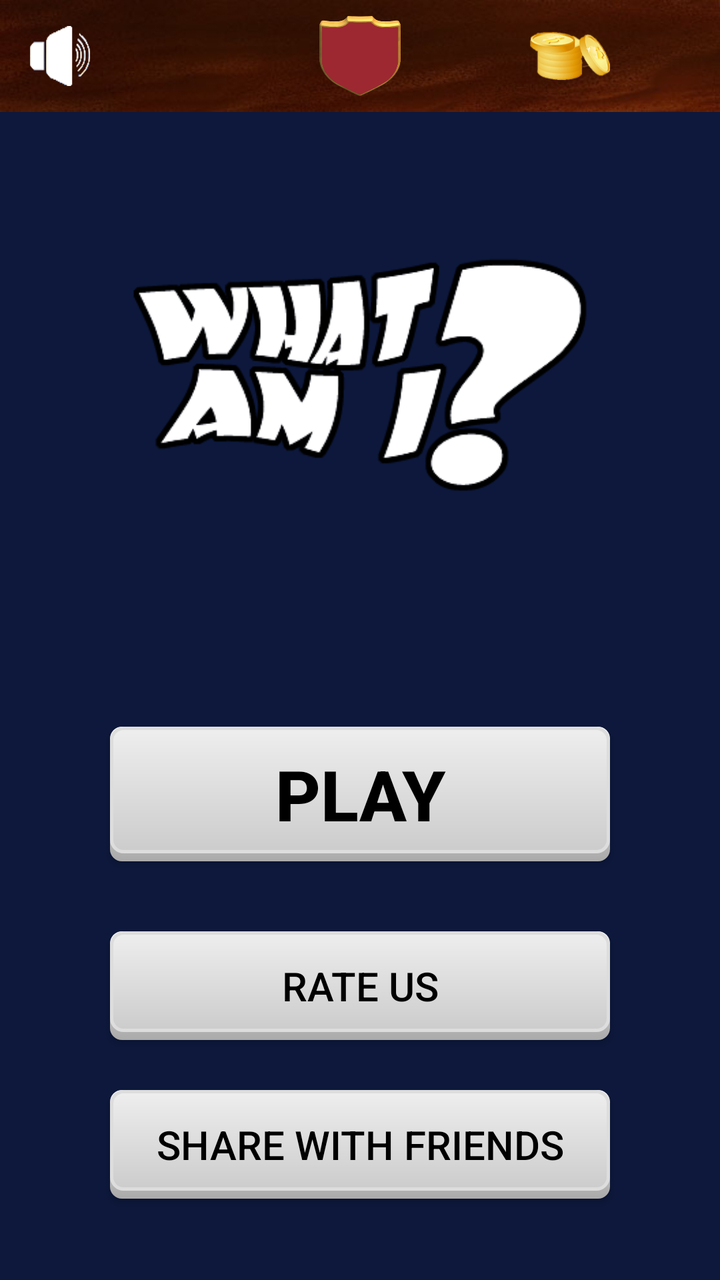
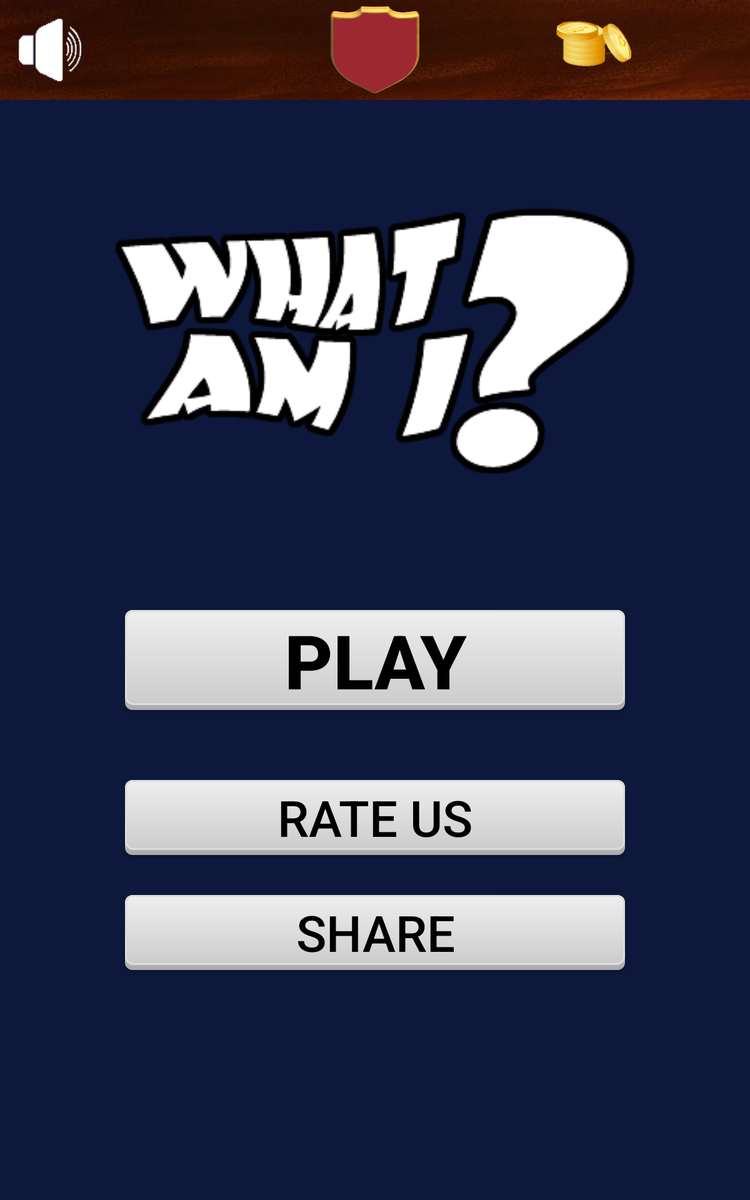

First picture: res/layout/ on a phone held upright. Second picture: the repository's own variant of that layout, on a device whose configuration matches the variant's folder. Source for both follows.
<!-- AndroidManifest.xml: application theme AppTheme -->
<!-- res/layout/activity_main2.xml -->
<?xml version="1.0" encoding="utf-8"?>
<RelativeLayout xmlns:android="http://schemas.android.com/apk/res/android"
    xmlns:app="http://schemas.android.com/apk/res-auto"
    xmlns:tools="http://schemas.android.com/tools"
    android:layout_width="match_parent"
    android:layout_height="match_parent"
    android:orientation="vertical"
    tools:context="com.manoj.whatami.Main2Activity"
    android:weightSum="20"
    android:background="#bb001041">

    <LinearLayout
        android:layout_width="match_parent"
        android:layout_height="56dp"
        android:id="@+id/linearLayout">

        <RelativeLayout
            android:layout_width="match_parent"
            android:layout_height="56dp"
            android:background="@drawable/topg"
            android:elevation="1dp"
            android:orientation="horizontal">

            <ImageView
                android:id="@+id/sound"
                android:layout_width="30dp"
                android:layout_height="30dp"
                android:layout_centerVertical="true"
                android:layout_marginStart="15dp"
                android:background="@drawable/sound_on"/>

            <ImageView
                android:layout_width="wrap_content"
                android:layout_height="40dp"
                android:layout_centerInParent="true"
                android:src="@drawable/level_image" />

            <TextView
                android:id="@+id/levelText"
                android:layout_width="wrap_content"
                android:layout_height="match_parent"
                android:layout_alignParentTop="true"
                android:layout_centerInParent="true"
                android:layout_marginEnd="20dp"
                android:gravity="center"
                android:textColor="#fff"
                android:textSize="19dp" />

            <ImageView
                android:id="@+id/imageView"
                android:layout_width="40dp"
                android:layout_height="wrap_content"
                android:layout_alignParentTop="true"
                android:layout_centerVertical="true"
                android:layout_margin="5dp"
                android:layout_toStartOf="@+id/coins"
                android:src="@drawable/coins" />

            <TextView
                android:id="@+id/coins"
                android:layout_width="50dp"
                android:layout_height="wrap_content"
                android:layout_alignParentEnd="true"
                android:layout_centerVertical="true"
                android:textColor="#bbb"
                android:textSize="15dp" />


        </RelativeLayout>
    </LinearLayout>
    <LinearLayout
        android:orientation="vertical"
        android:layout_width="match_parent"
        android:layout_height="match_parent"
        android:weightSum="10">

    <ImageView
        android:layout_width="300dp"
        android:layout_height="180dp"
        android:src="@drawable/logo"
        android:padding="30dp"
        android:layout_weight="4"
        android:layout_gravity="center"
        android:layout_below="@+id/linearLayout"
        android:layout_centerHorizontal="true"
        android:layout_marginTop="70dp"
        android:id="@+id/imageView2" />


    <Button
        android:layout_weight="1.2"
        android:layout_gravity="center"
        android:id="@+id/playButton"
        android:layout_width="250dp"
        android:layout_height="50dp"
        android:layout_below="@+id/imageView2"
        android:layout_centerHorizontal="true"
        android:layout_marginTop="56dp"
        android:background="@drawable/play"
        android:gravity="center"
        android:text="play"
        android:textColor="#000000"
        android:textSize="35dp"
        android:textStyle="bold" />

    <Button
        android:layout_gravity="center"
        android:layout_weight="1"
        android:id="@+id/rate"
        android:layout_width="250dp"
        android:layout_height="40dp"
        android:layout_alignStart="@+id/playButton"
        android:layout_below="@+id/playButton"
        android:layout_marginTop="35dp"
        android:background="@drawable/play"
        android:text="rate us"
        android:textColor="#000000"
        android:textSize="20dp" />

    <Button
        android:layout_gravity="center"
        android:layout_weight="1"
        android:id="@+id/share"
        android:layout_width="250dp"
        android:layout_height="40dp"
        android:layout_alignStart="@+id/rate"
        android:layout_below="@+id/rate"
        android:layout_marginTop="25dp"
        android:background="@drawable/play"
        android:text="share with friends"
        android:textColor="#000000"
        android:textSize="20dp" />
    </LinearLayout>

</RelativeLayout>
<!-- resources referenced by this layout -->
<resources>
  <!-- drawable coins: png bitmap (drawable, 11285 bytes) -->
  <!-- drawable level_image: png bitmap (drawable, 21984 bytes) -->
  <!-- drawable logo: png bitmap (drawable, 15653 bytes) -->
  <!-- drawable play (drawable) -->
  <?xml version="1.0" encoding="utf-8"?>
  <layer-list xmlns:android="http://schemas.android.com/apk/res/android">
      <item>
          <shape android:shape="rectangle">
              <size android:width="100dp" android:height="40dp"/>
              <gradient android:angle="270" android:startColor="#fff"
                  android:endColor="#aaaaaa"/>
              <corners android:radius="6dp"/>
          </shape>
      </item>
      <item android:bottom="4dp">
          <shape android:shape="rectangle">
              <size android:width="100dp" android:height="40dp"/>
              <solid android:color="#64dd17"/>
              <gradient android:angle="270" android:startColor="#eeeeee"
                  android:endColor="#cccccc"/>
              <corners android:radius="6dp"/>
              <stroke android:color="#ddd" android:width="1.5dp"/>
          </shape>
      </item>
  </layer-list>
  <!-- drawable sound_on: png bitmap (drawable, 5880 bytes) -->
  <!-- drawable topg: jpg bitmap (drawable, 15962 bytes) -->
  <style name="AppTheme" parent="Theme.AppCompat.NoActionBar">
          
          <item name="colorPrimary">#0d1e2e</item>
          <item name="colorPrimaryDark">#0d1e2e</item>
          <item name="colorAccent">@color/colorAccent</item>
      </style>
  <color name="colorAccent">#FF4081</color>
</resources>
<!-- res/layout-large/activity_main2.xml (the repository's variant of the layout above) -->
<!-- drawn on a 7-inch tablet held upright -->
<?xml version="1.0" encoding="utf-8"?>
<RelativeLayout xmlns:android="http://schemas.android.com/apk/res/android"
    xmlns:app="http://schemas.android.com/apk/res-auto"
    xmlns:tools="http://schemas.android.com/tools"
    android:layout_width="match_parent"
    android:layout_height="match_parent"
    android:orientation="vertical"
    tools:context="com.manoj.whatami.Main2Activity"
    android:weightSum="20"
    android:background="#bb001041">

    <LinearLayout
        android:layout_width="match_parent"
        android:layout_height="80dp"
        android:id="@+id/linearLayout">

        <RelativeLayout
            android:layout_width="match_parent"
            android:layout_height="80dp"
            android:background="@drawable/topg"
            android:elevation="1dp"
            android:orientation="horizontal">

            <ImageView
                android:id="@+id/sound"
                android:layout_width="50dp"
                android:layout_height="50dp"
                android:layout_centerVertical="true"
                android:layout_marginStart="15dp"
                android:background="@drawable/sound_on"/>

            <ImageView
                android:layout_width="wrap_content"
                android:layout_height="70dp"
                android:layout_centerInParent="true"
                android:src="@drawable/level_image" />

            <TextView
                android:id="@+id/levelText"
                android:layout_width="wrap_content"
                android:layout_height="match_parent"
                android:layout_alignParentTop="true"
                android:layout_centerInParent="true"
                android:layout_marginEnd="20dp"
                android:gravity="center"
                android:textColor="#fff"
                android:textSize="35dp" />

            <ImageView
                android:id="@+id/imageView"
                android:layout_width="60dp"
                android:layout_height="60dp"
                android:layout_alignParentTop="true"
                android:layout_centerVertical="true"
                android:layout_margin="5dp"
                android:layout_toStartOf="@+id/coins"
                android:src="@drawable/coins" />

            <TextView
                android:id="@+id/coins"
                android:layout_width="90dp"
                android:layout_height="wrap_content"
                android:layout_alignParentEnd="true"
                android:layout_centerVertical="true"
                android:textColor="#bbb"
                android:textSize="35dp" />


        </RelativeLayout>
    </LinearLayout>

    <ImageView
        android:layout_width="500dp"
        android:layout_height="350dp"
        android:src="@drawable/logo"
        android:padding="30dp"
        android:layout_below="@+id/linearLayout"
        android:layout_centerHorizontal="true"
        android:layout_marginTop="20dp"
        android:id="@+id/imageView2" />


    <Button
        android:id="@+id/playButton"
        android:layout_width="400dp"
        android:layout_height="80dp"
        android:layout_below="@+id/imageView2"
        android:layout_centerHorizontal="true"
        android:layout_marginTop="38dp"
        android:background="@drawable/play"
        android:gravity="center"
        android:text="play"
        android:textColor="#000000"
        android:textSize="60dp"
        android:textStyle="bold" />

    <Button
        android:id="@+id/rate"
        android:layout_width="400dp"
        android:layout_height="60dp"
        android:layout_alignStart="@+id/playButton"
        android:layout_below="@+id/playButton"
        android:layout_marginTop="56dp"
        android:background="@drawable/play"
        android:text="rate us"
        android:textColor="#000000"
        android:textSize="40dp" />

    <Button
        android:id="@+id/share"
        android:layout_width="400dp"
        android:layout_height="60dp"
        android:layout_alignStart="@+id/rate"
        android:layout_below="@+id/rate"
        android:layout_marginTop="32dp"
        android:background="@drawable/play"
        android:text="share"
        android:textColor="#000000"
        android:textSize="40dp" />

</RelativeLayout>
